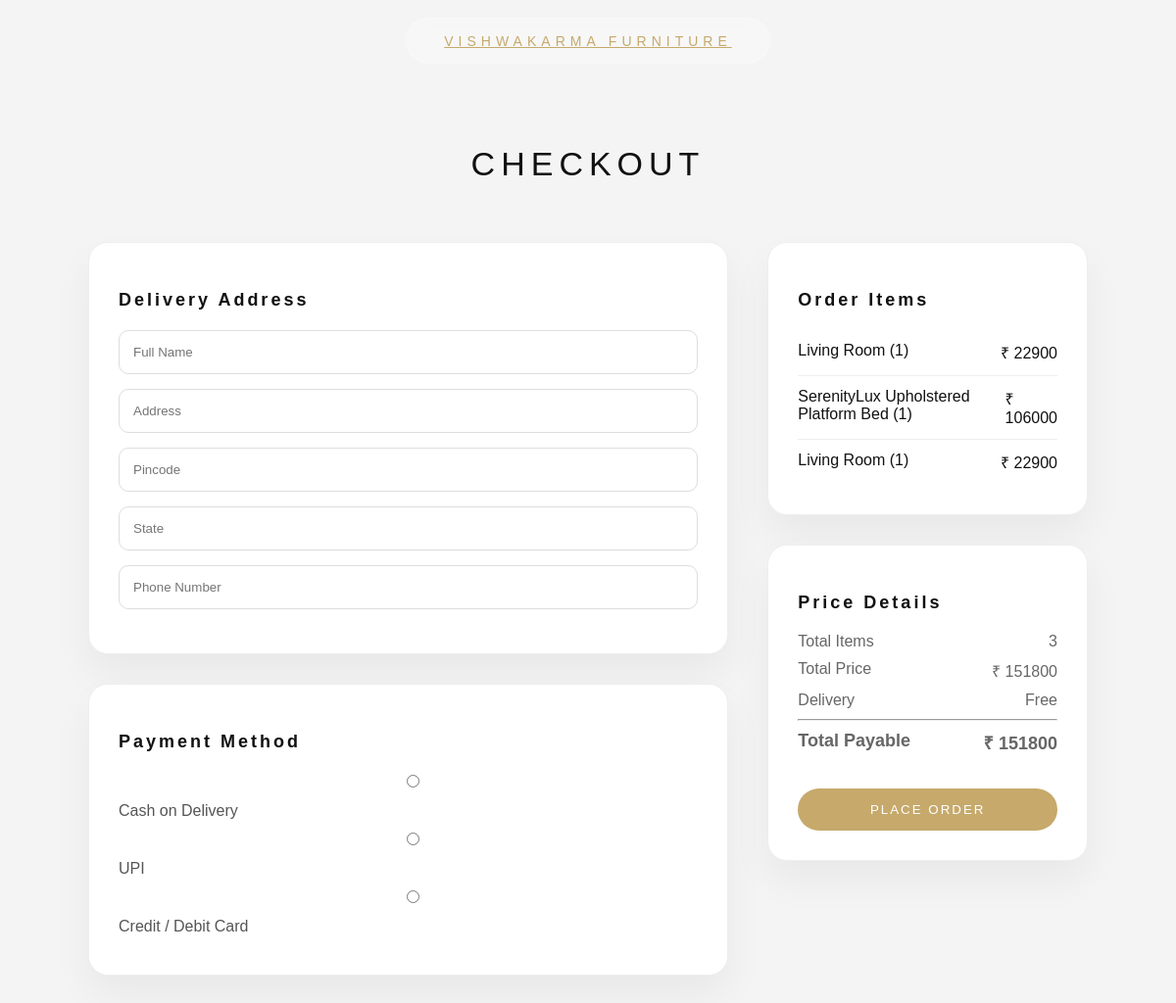
Page /checkout/ (signed in) on the committed database.
### myapp/models.py (models this page shows)
class Cart(models.Model):
    cart_id=models.AutoField(primary_key=True)
    c_id = models.ForeignKey(Category, on_delete=models.CASCADE, null=True, blank=True)
    s_id = models.ForeignKey(Subcategory, on_delete=models.CASCADE, null=True, blank=True)
    user_id=models.ForeignKey(User,on_delete=models.CASCADE,null=True,blank=True)
    Qty = models.IntegerField(default=1)
    is_ordered = models.BooleanField(default=False)
    o_id = models.IntegerField(null=True, blank=True)

class Subcategory(models.Model):
    s_id = models.AutoField(primary_key=True)
    s_name = models.CharField(max_length=100)
    c_id = models.ForeignKey(Category, on_delete=models.CASCADE,null=True,blank=True)
    detail = models.TextField()
    price = models.IntegerField()

### myapp/views.py (the view, shortened to what this page needs)
# urls.py: path('checkout/', views.checkout, name='checkout'),
def checkout(request):
    user_id = request.session.get('userid')
    if not user_id:
        return redirect('/login')
    user = User.objects.get(id=user_id)
    cart_items = Cart.objects.filter(user_id=user, is_ordered=False)
    grand_total = 0
    for item in cart_items:
        item.total_price = item.s_id.price * item.Qty
        grand_total += item.total_price
    return render(request, 'checkout.html', {
        'cart_items': cart_items,
        'grand_total': grand_total
    })

### myapp/templates/checkout.html (shortened to what this page needs)
<!DOCTYPE html>
{% load static %}
<html lang="en">
<head>
<link rel="stylesheet" href="{% static 'css/menu.css' %}">
</head>
<body>
<nav class="custom-navbar">
    <a href="/" class="navbar-brand">
        VISHWAKARMA FURNITURE
    </a>
</nav>
<section class="checkout-section">
<div class="container">
<h2 class="title">CHECKOUT</h2>
<form method="post">
<div class="checkout-wrapper">
<div class="left">
<div class="card">
<h3>Delivery Address</h3>
<input type="text" name="name" placeholder="Full Name" required>
<input type="text" name="address" placeholder="Address" required>
<input type="text" name="pincode" placeholder="Pincode" required>
<input type="text" name="state" placeholder="State" required>
<input type="text" name="contact" placeholder="Phone Number" required>
</div>
<div class="card">
<h3>Payment Method</h3>
<label><input type="radio" name="payment" value="cod" required> Cash on Delivery</label>
<label><input type="radio" name="payment" value="upi"> UPI</label>
<label><input type="radio" name="payment" value="card"> Credit / Debit Card</label>
</div>
</div>
<div class="right">
<div class="card">
<h3>Order Items</h3>
{% for item in cart_items %}
<div class="item">
<span>{{ item.s_id.s_name }} ({{ item.Qty }})</span>
<span>₹ {{ item.total_price }}</span>
</div>
{% endfor %}
</div>
<div class="card summary">
<h3>Price Details</h3>
<p><span>Total Items</span><span>{{ cart_items|length }}</span></p>
<p><span>Total Price</span><span>₹ {{ grand_total }}</span></p>
<p><span>Delivery</span><span>Free</span></p>
<hr>
<p class="total">
<span><b>Total Payable</b></span>
<span><b>₹ {{ grand_total }}</b></span>
</p>
<button type="button" class="pay-btn" onclick="openPopup()">
    PLACE ORDER
</button>
</div>
</div>
</div>
</form>
</div>
</section>
</body>
</html>

### myapp/static/css/menu.css (style rules this page uses)
.custom-navbar { position:fixed; top:18px; left:50%; transform:translateX(-50%); width:320px; height:45px; display:flex; align-items:center; justify-content:center; padding:0 25px; background:rgba(255,255,255,0.25); backdrop-filter:blur(10px); border-radius:40px; border:1px solid rgba(255,255,255,0.3); transition:all 0.4s ease; z-index:9999; }
.navbar-brand { position:absolute; left:50%; transform:translateX(-50%); color:#c6a96b; font-size:14px; letter-spacing:5px; white-space:nowrap; transition:0.3s; }
.navbar-brand { transition:0.3s ease; }

### myapp/templates/checkout.html (style rules this page uses)
body { margin:0; background:#f4f4f4; font-family:'Poppins', sans-serif; color:#111; }
.checkout-section { padding-top:120px; padding-bottom:80px; }
.container { width:85%; margin:auto; }
.title { text-align:center; font-size:34px; letter-spacing:6px; font-weight:300; margin-bottom:60px; }
.checkout-wrapper { display:flex; gap:40px; }
.left { flex:2; }
.right { flex:1; }
.card { background:#fff; padding:30px; border-radius:20px; border:1px solid #eee; box-shadow:0 20px 40px rgba(0,0,0,0.05); margin-bottom:30px; }
.card h3 { font-size:18px; letter-spacing:3px; margin-bottom:20px; }
.card input { width:100%; padding:14px; margin-bottom:15px; border-radius:10px; border:1px solid #ddd; font-family:'Poppins', sans-serif; box-sizing:border-box; }
.item { display:flex; justify-content:space-between; padding:12px 0; border-bottom:1px solid #eee; }
.item:last-child { border:none; }
.card label { display:block; margin-bottom:10px; color:#555; }
.summary p { display:flex; justify-content:space-between; margin:10px 0; color:#666; }
.total { font-size:18px; margin-top:15px; }
.pay-btn { width:100%; margin-top:25px; padding:14px; border:none; border-radius:30px; background:#c6a96b; color:#fff; font-weight:500; letter-spacing:2px; transition:0.3s; }

### rows in the picture
Cart: s_id.s_name "Living Room", Qty "1", total_price "22900"
Cart: s_id.s_name "SerenityLux Upholstered Platform Bed", Qty "1", total_price "106000"
Cart: s_id.s_name "Living Room", Qty "1", total_price "22900"

### other values in the picture
{{ cart_items|length }} "3"
{{ grand_total }} "151800"
